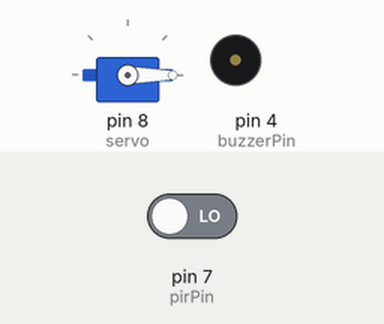
Bench run of a sketch on a simulated Arduino Uno, built with avr-gcc and run on an emulated ATmega328P. On the bench: servo, buzzer (waves = sounding, pin HIGH). The test bench sets the inputs (shaded band); at power-on: pin 7 (pirPin) LOW.

Above: at 1.2 s.
1.3 s: pin 7 (pirPin) driven HIGH
At 1.7 s:
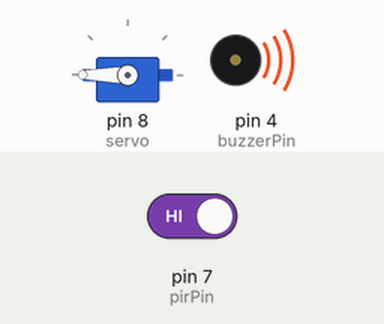
2.8 s: pin 7 (pirPin) driven LOW
At 4.0 s:
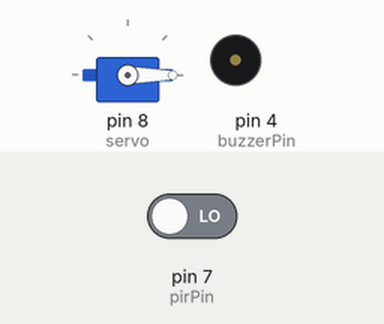
Timing chart, 0 to 5.8 s (numbered marks = the images above; inputs shaded):
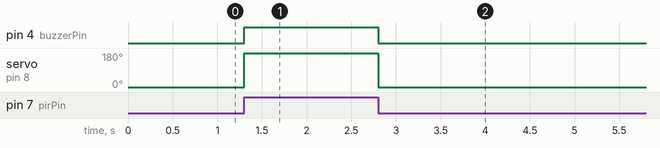

Measured:
- after the input at 1.3 s, pin 4 (buzzerPin): LOW → HIGH at once; servo on pin 8 (servo): 0° → 180° at once
- after the input at 2.8 s, pin 4 (buzzerPin): HIGH → LOW at once; servo on pin 8 (servo): 180° → 0° at once

The sketch:

motion_sensor_play.ino
```cpp
#include <Servo.h>

// Init vars
Servo servo;
int servoPin = 8;
int buzzerPin = 4;

int pirPin = 7;
int pirValue;

void setup() {
  // setup pin modes
  pinMode(pirPin, INPUT);

  pinMode(buzzerPin, OUTPUT);
  servo.attach(8);
}

void loop() {
  // read PIR input
  pirValue = digitalRead(pirPin);

  // if motion is detected
  if (pirValue == 1) {
    digitalWrite(buzzerPin, HIGH); // BEEP
    servo.write(180); // Lock the door
  } else { // if motion is still
    digitalWrite(buzzerPin, LOW); // DON'T BEEP
    servo.write(0); // unlock the door
  }

}
```
